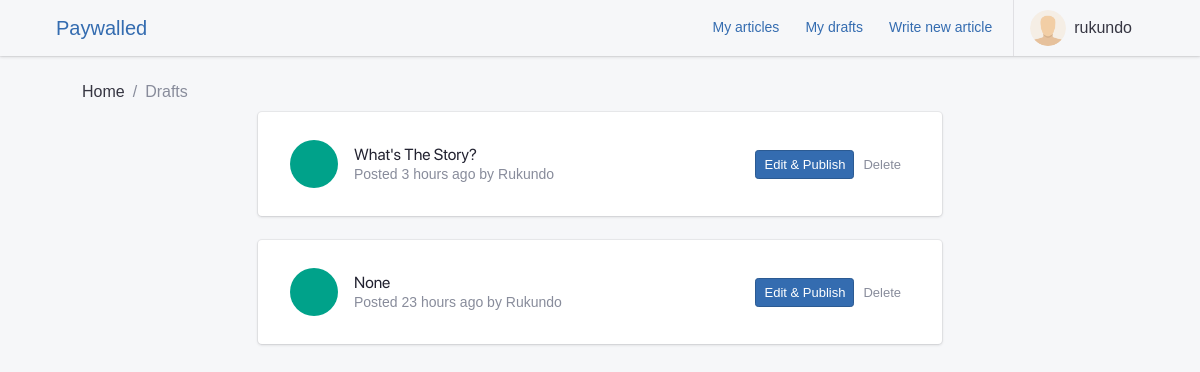
Page /articles/drafts/ (signed in) on the committed database.
### apps/authentication/models.py (models this page shows, shortened)
class Profile(models.Model):
    user = models.OneToOneField(User, on_delete=models.CASCADE, verbose_name=_("user"))
    node_pubkey = models.CharField(max_length=80, unique=True, blank=True, null=True)
    class Meta:
        verbose_name = _("profile")
        verbose_name_plural = _("profiles")
        db_table = "auth_profile"
    def get_screen_name(self):
        try:
            if self.user.get_full_name():
                return self.user.get_full_name()
            else:
                return self.user.username
        except Exception:
            return self.user.username

### apps/blog/models.py (models this page shows, shortened)
class Article(models.Model):
    DRAFT = "D"
    PUBLISHED = "P"
    STATUS = ((DRAFT, _("Draft")), (PUBLISHED, _("Published")))
    uuid = models.UUIDField(unique=True, default=uuid.uuid4, editable=False)
    user = models.ForeignKey(
        settings.AUTH_USER_MODEL,
        null=True,
        related_name="articles",
        on_delete=models.SET_NULL,
    )
    date_created = models.DateTimeField(auto_now_add=True)
    date_published = models.DateTimeField(auto_now=True)
    title = models.CharField(max_length=255, null=True, unique=True)
    status = models.CharField(max_length=1, choices=STATUS, default=DRAFT)
    content = models.CharField(_("Content"), max_length=40000, blank=True)
    edited = models.BooleanField(default=False)
    objects = ArticleQuerySet.as_manager()
    class Meta:
        verbose_name = _("Article")
        verbose_name_plural = _("Articles")
        ordering = ("-date_published",)

### apps/blog/views.py (the view)
# urls.py: path("drafts/", view=list_drafts, name="drafts"),
@login_required()
def list_drafts(request):
    drafts = request.user.articles.filter(status="D")
    context = {
        "drafts": drafts
    }
    return render(request, "blog/draft_list.html", context)

### paywalled/templates/blog/draft_list.html (shortened to what this page needs)
{% extends 'base.html' %}
{% load static i18n %}
{% load humanize %}
{% block content %}
<div class="container">
    <nav aria-label="breadcrumb">
        <ol class="breadcrumb">
            <li class="breadcrumb-item"><a href="/">{% trans 'Home' %}</a></li>
            <li class="breadcrumb-item active"><a href="{% url 'articles:list' %}">{% trans 'Drafts' %}</a></li>
        </ol>
    </nav>
    <div class="row">
        <div class="col-md-8 mx-auto">
            <div class="list-group list-group-flush list-group-divider">
                {% for article in drafts %}
                <div class="card mb-4" id="drafts">
                    <div class="card-body">
                        <div class="list-group-item">
                            <div class="list-group-item-figure">
                                <a href="{% url 'articles:article' article.uuid %}"
                                    class="tile tile-lg tile-circle bg-success">
                                </a>
                            </div>
                            <div class="list-group-item-body">
                                <h4 class="list-group-item-title">
                                    <a href="{% url 'articles:article' article.uuid %}">{{ article.title|title }}</a>
                                </h4>
                                <p class="list-group-item-text">{% trans 'Posted' %}
                                    {{ article.date_published|naturaltime }}
                                    by
                                    {{ article.user.profile.get_screen_name|title }} </p>
                            </div>
                            <div class="list-group-item-figure">
                                <a href="{% url 'articles:publish_article' article.uuid %}"
                                    class="btn btn-sm btn-primary">Edit & Publish</a>
                                <a class="btn btn-sm btn-light"
                                    href="{% url 'articles:delete_draft' article.pk %}">Delete</a>
                            </div>
                        </div>
                    </div>
                </div>
                {% empty %}
                <p class="no-data">You have no drafts yet.</p>
                {% endfor %}
            </div>
        </div>
    </div>
</div>
{% endblock content %}

### paywalled/templates/includes/header.html (shortened to what this page needs)
{% load static %}
<header class="app-header app-header-light">
  <div class="top-bar container">
    <div class="top-bar-brand">
      <a href="/">Paywalled</a>
    </div>
    <div class="top-bar-list">
      {% block header-far-right %}
      <div class="top-bar-item top-bar-item-right px-0 d-none d-sm-flex">
        <ul class="header-nav nav">
          {% if user.is_authenticated %}
          <li class="nav-item">
            <a class="btn btn-link" href="{% url 'articles:list' %}">My articles</a>
          </li>
          <li class="nav-item">
            <a class="btn btn-link" href="{% url 'articles:drafts' %}">My drafts</a>
          </li>
          <li class="nav-item">
            <a class="btn btn-link" href="{% url 'articles:write_new' %}">Write new article</a>
          </li>
          {% endif %}
        </ul>
        {% if user.is_authenticated %}
        <div class="navbar-nav dropdown d-flex">
          <button class="btn-account w-100" type="button" data-toggle="dropdown" aria-haspopup="true"
            aria-expanded="false"><span class="user-avatar user-avatar-md mr-lg-0"><img
                src="{% static 'images/user.png' %}" alt=""></span> <span
              class="account-summary pl-lg-2 d-none d-lg-block"><span
                class="account-name">{{ user.profile.get_screen_name }}</span></span>
          </button>
        </div>
        {% else %}
        <a class="btn-account btn btn-primary btn-lg" title="Sign up" href="{% url 'signup' %}">Sign up</a>
        <a class="btn-account btn-default btn-lg" title="Log in" href="{% url 'login' %}">Log in</a>
        {% endif %}
      </div>
      {% endblock %}
    </div>
  </div>
</header>

### rows in the picture
Article: title "What's The Story?", date_published "3 hours ago", user.profile.get_screen_name "Rukundo"
Article: title "None", date_published "23 hours ago", user.profile.get_screen_name "Rukundo"

### other values in the picture
{{ user.profile.get_screen_name }} "rukundo"
